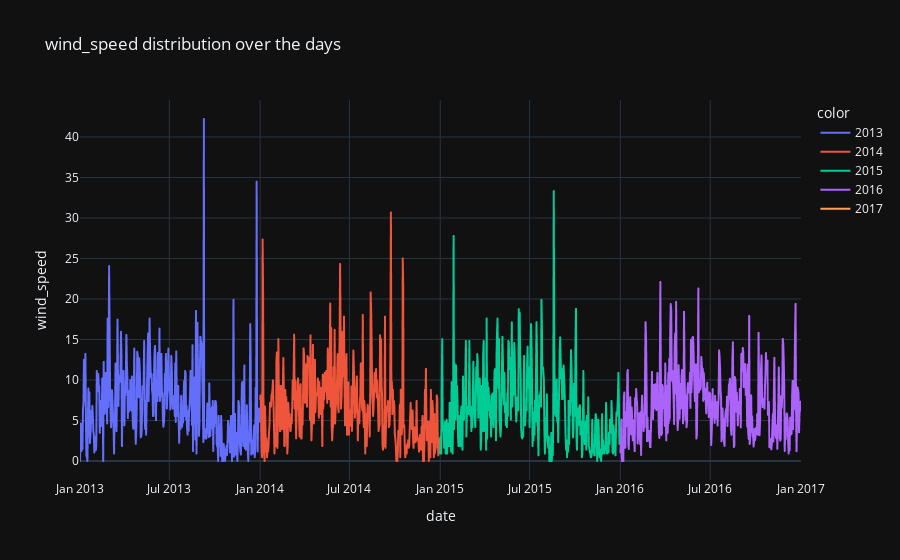

Notebook cell for this chart:
### Markdown cell above
You can clearly see that when the temperature rises, the humidity decreases by about 50%-60%, and the reverse is also true.

temperature 1/∝ humidity

- [Reference1](https://www.vedantu.com/geography/relation-between-temperature-and-humidity)
- [Reference2](https://www.indianclimate.com/relative-humidity-data.php?baithak=1559964334)

### Code cell
fig=px.line(data_frame=df,x=df.index,y='wind_speed',color=df.index.year,title="wind_speed distribution over the days")
fig.show()

### Figure 1 — Plotly figure (JSON) as saved in the notebook; plotly's stock layout.template omitted (floating-point values rounded to 4 significant figures; data arrays with more than 128 entries replaced by an {"elided": "..."} marker saying what was removed)
{"data": [{"hovertemplate": "color=2013<br>date=%{x}<br>wind_speed=%{y}<extra></extra>", "legendgroup": "2013", "line": {"color": "#636efa", "dash": "solid"}, "mode": "lines", "name": "2013", "showlegend": true, "type": "scattergl", "x": {"elided": "365 str values"}, "xaxis": "x", "y": {"elided": "365 float values"}, "yaxis": "y"}, {"hovertemplate": "color=2014<br>date=%{x}<br>wind_speed=%{y}<extra></extra>", "legendgroup": "2014", "line": {"color": "#EF553B", "dash": "solid"}, "mode": "lines", "name": "2014", "showlegend": true, "type": "scattergl", "x": {"elided": "365 str values"}, "xaxis": "x", "y": {"elided": "365 float values"}, "yaxis": "y"}, {"hovertemplate": "color=2015<br>date=%{x}<br>wind_speed=%{y}<extra></extra>", "legendgroup": "2015", "line": {"color": "#00cc96", "dash": "solid"}, "mode": "lines", "name": "2015", "showlegend": true, "type": "scattergl", "x": {"elided": "365 str values"}, "xaxis": "x", "y": {"elided": "365 float values"}, "yaxis": "y"}, {"hovertemplate": "color=2016<br>date=%{x}<br>wind_speed=%{y}<extra></extra>", "legendgroup": "2016", "line": {"color": "#ab63fa", "dash": "solid"}, "mode": "lines", "name": "2016", "showlegend": true, "type": "scattergl", "x": {"elided": "366 str values"}, "xaxis": "x", "y": {"elided": "366 float values"}, "yaxis": "y"}, {"hovertemplate": "color=2017<br>date=%{x}<br>wind_speed=%{y}<extra></extra>", "legendgroup": "2017", "line": {"color": "#FFA15A", "dash": "solid"}, "mode": "lines", "name": "2017", "showlegend": true, "type": "scattergl", "x": ["2017-01-01T00:00:00"], "xaxis": "x", "y": [0], "yaxis": "y"}], "layout": {"legend": {"title": {"text": "color"}, "tracegroupgap": 0}, "title": {"text": "wind_speed distribution over the days"}, "xaxis": {"anchor": "y", "domain": [0, 1], "title": {"text": "date"}}, "yaxis": {"anchor": "x", "domain": [0, 1], "title": {"text": "wind_speed"}}}}
